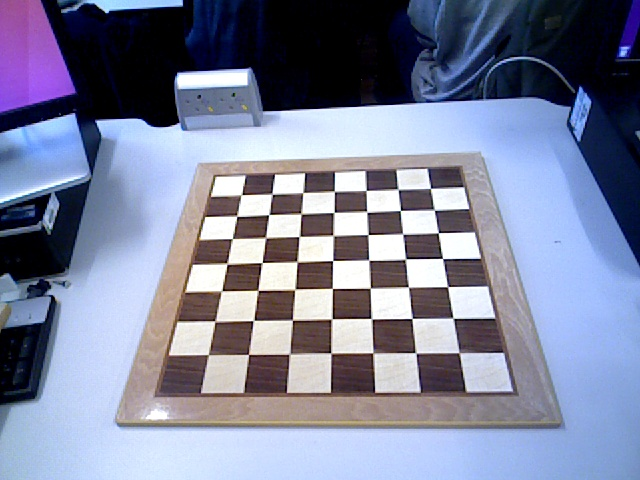
#> input picture emptyBoard.jpg, 640 x 480 px, found by its file name
$ python simpleBlobDetection.py   (older library calls are emulated)
#> lines starting #> are read from the running program, lines starting #| are printed output that depends on the picture; after the words box and inside, x2 and y2 are one past the last pixel; in counts of white or black regions, pixels touching at a corner belong together
import cv2
import numpy as np

# read and scale down image
# wget https://bigsnarf.files.wordpress.com/2017/05/hammer.png
img = cv2.pyrDown(cv2.imread('emptyBoard.jpg', cv2.IMREAD_UNCHANGED))
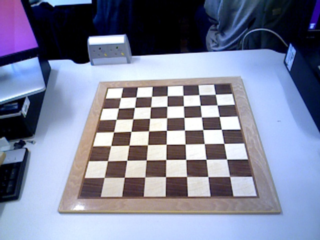
#> img: shape (240, 320, 3); mean B, G, R 156, 131.4, 125.9

# threshold image
ret, threshed_img = cv2.threshold(cv2.cvtColor(img, cv2.COLOR_BGR2GRAY),
                                  127, 255, cv2.THRESH_BINARY)
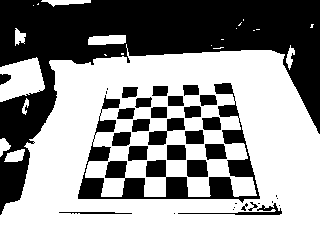
#> threshed_img: shape (240, 320); 58.8% white; 36 black regions (11 under 20 px)
# find contours and get the external one
image, contours, hier = cv2.findContours(threshed_img, cv2.RETR_TREE,
                                         cv2.CHAIN_APPROX_SIMPLE)
#> contours = 71 contours, 32 with area under 20; largest, box (x1, y1, x2, y2) and area: (0, 44, 320, 240) 51146, (77, 117, 261, 204) 3600, (0, 57, 45, 102) 1282, (177, 202, 283, 216) 412, (186, 159, 209, 178) 378

# with each contour, draw boundingRect in green
# a minAreaRect in red and
# a minEnclosingCircle in blue
for c in contours:
    # get the bounding rect
    x, y, w, h = cv2.boundingRect(c)
    # draw a green rectangle to visualize the bounding rect
    #cv2.rectangle(img, (x, y), (x + w, y + h), (0, 255, 0), 2)

    # get the min area rect
    rect = cv2.minAreaRect(c)
    box = cv2.boxPoints(rect)
    # convert all coordinates floating point values to int
    box = np.int0(box)
    # draw a red 'nghien' rectangle
    #cv2.drawContours(img, [box], 0, (0, 0, 255))

    # finally, get the min enclosing circle
    (x, y), radius = cv2.minEnclosingCircle(c)
    # convert all values to int
    center = (int(x), int(y))
    radius = int(radius)
#> this loop made 71 passes
#> (w, h, rect, box, radius, center) on passes 3, 8, 9, 11, 13: (7, 17, ((25.17, 105.9), (15.66, 4.94), -74.05), [[25, 114], [20, 112], [24, 97], [29, 99]], 8, (25, 106)), (11, 2, ((218, 47.78), (10.04, 0.99), -8.13), [[213, 48], [212, 48], [222, 46], [223, 47]], 5, (218, 47)), (9, 25, ((289.6, 57.04), (23.35, 6.73), -74.05), [[289, 69], [283, 67], [289, 44], [296, 46]], 12, (289, 57)), (320, 196, ((159.5, 141.5), (195, 319), -90), [[319, 239], [0, 239], [0, 44], [319, 44]], 172, (159, 173)), (75, 4, ((95, 212.5), (3, 74), -90), [[131, 214], [58, 214], [58, 211], [131, 211]], 37, (95, 212))
#> (w, h, rect, box, radius) on passes 1, 2, 4, 10, 28, 31: (21, 13, ((14.29, 156.2), (22.31, 10.67), -14.04), [[4, 164], [2, 153], [23, 148], [26, 158]], 11), (11, 19, ((5, 147), (18, 10), -90), [[10, 156], [0, 156], [0, 138], [10, 138]], 9), (45, 45, ((18.53, 79.12), (46.57, 34.44), -14.04), [[0, 101], [-8, 68], [36, 56], [45, 90]], 28), (1, 1, ((211, 45), (0, 0), -90), [[211, 45], [211, 45], [211, 45], [211, 45]], 0), (23, 19, ((197, 168), (18, 22), -90), [[208, 177], [186, 177], [186, 159], [208, 159]], 13), (21, 17, ((176, 152), (16, 20), -90), [[186, 160], [166, 160], [166, 144], [186, 144]], 12)
    # and draw the circle in blue
    #img = cv2.circle(img, center, radius, (255, 0, 0), 2)

print(len(contours))
#| 71
cv2.drawContours(img, contours, -1, (255, 255, 0), 1)
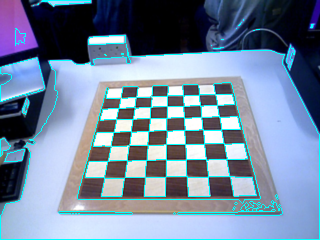
#> img: shape (240, 320, 3); 5.89% of pixels changed, all inside (x1, y1, x2, y2) = (0, 0, 320, 240)

cv2.imshow("contours", img)

cv2.waitKey(0)
cv2.destroyAllWindows()

$ run again, with DSC_0026.JPG copied over emptyBoard.jpg
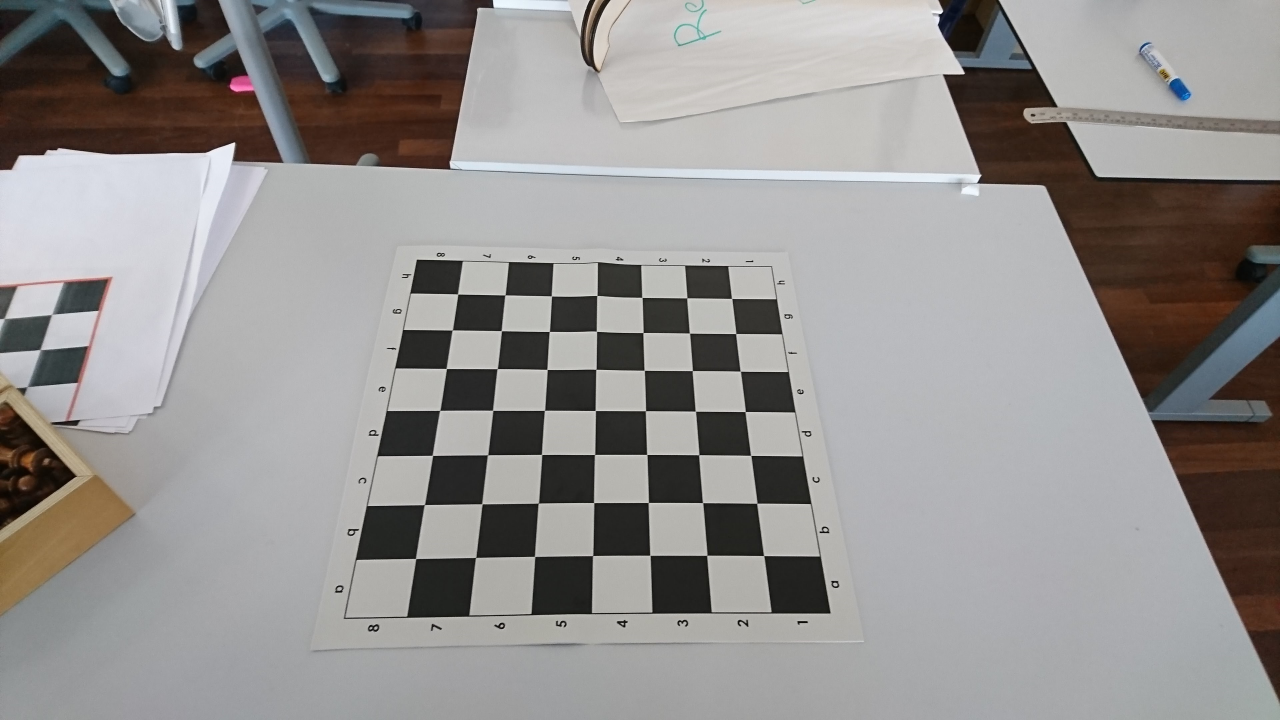
#> input picture DSC_0026.JPG, 3840 x 2160 px, found by its file name (shown at 1/3 size)
#> `ret, threshed_img = cv2.threshold(cv2.cvtColor(img, cv2.COLOR_BGR2GRAY..`:
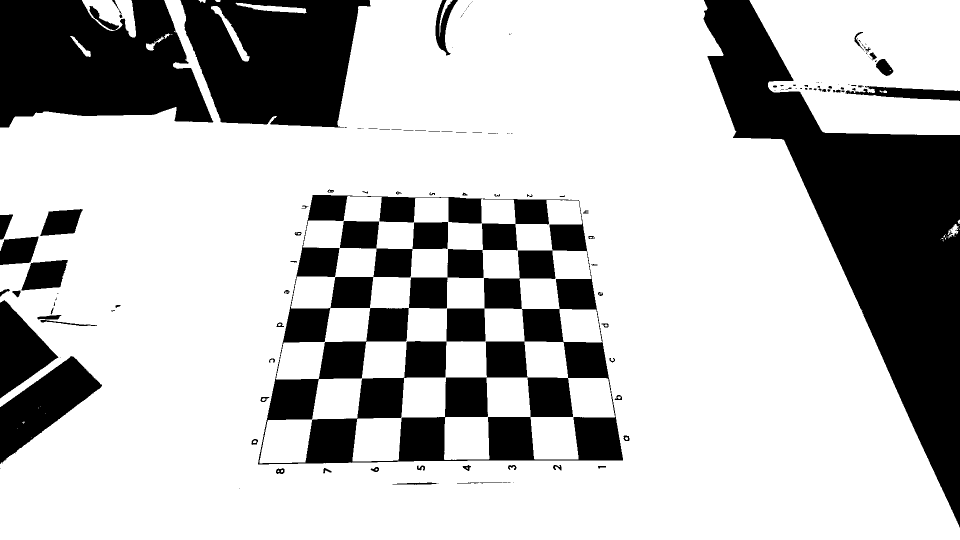
#> threshed_img: shape (1080, 1920) (shown at 1/2 size); 73.4% white; 149 black regions (72 under 20 px)
#> contours = 237 contours, 126 with area under 20; largest, box (x1, y1, x2, y2) and area: (0, 0, 1920, 1080) 1598629, (515, 389, 1247, 930) 104422, (1499, 0, 1920, 270) 89808, (967, 500, 1112, 619) 8590, (1054, 754, 1147, 835) 6682
#> the loop `for c in contours:` made 237 passes
#> (w, h, rect, box, radius, center) on passes 3, 16, 20: (4, 4, ((46.5, 844.5), (3, 3), -90), [[48, 846], [45, 846], [45, 843], [48, 843]], 1, (46, 844)), (3, 5, ((1888, 472), (4, 2), -90), [[1889, 474], [1887, 474], [1887, 470], [1889, 470]], 2, (1887, 472)), (22, 28, ((1906.3, 463.3), (29.7, 16.26), -45), [[1901, 479], [1890, 468], [1911, 447], [1922, 458]], 15, (1904, 461))
#| 237
#> `cv2.drawContours(img, contours, -1, (255, 255, 0), 1)`:
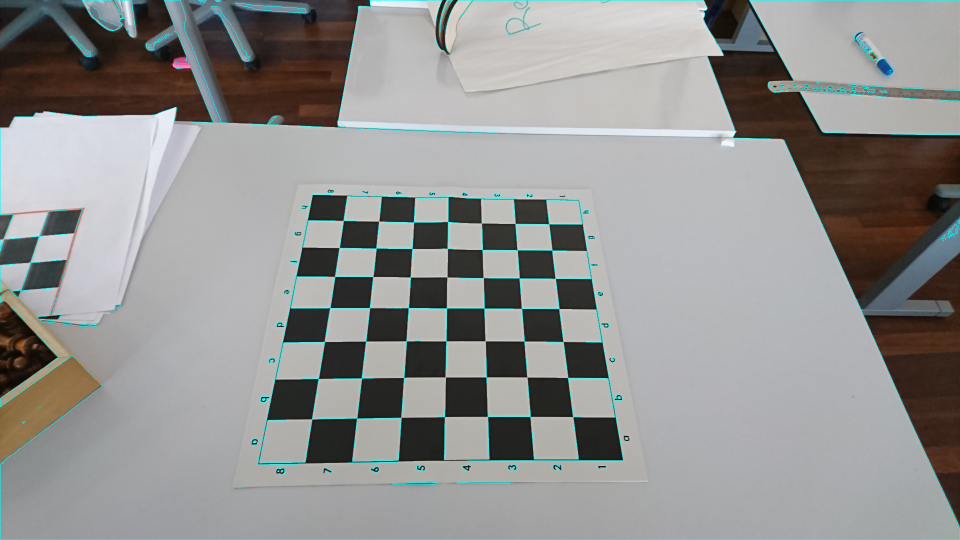
#> img: shape (1080, 1920, 3) (shown at 1/2 size); mean B, G, R 145.3, 146.5, 145.8
